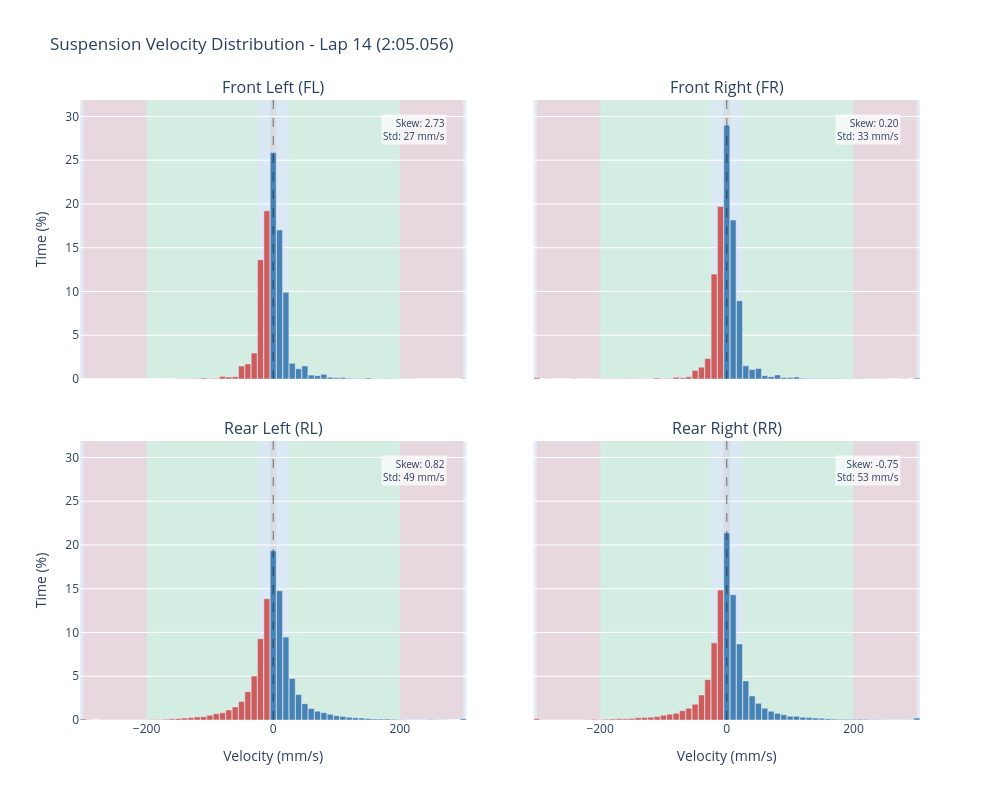

This figure's notebook cell:
### Markdown cell above
## Velocity Histogram Visualization

This 4-quadrant plot shows the velocity distribution for each corner:
- **Blue bars**: Bump (compression) - positive velocity
- **Red bars**: Rebound (extension) - negative velocity
- **Background shading**: Velocity range zones

### Code cell
# Plot velocity histograms
fig = plot_suspension_velocity_histogram(
    result,
    title=f"Suspension Velocity Distribution - Lap {int(selected_lap['num'])} ({format_lap_time(selected_lap['lap_time'])})",
)
show_fig(fig)

### Figure 1 — Plotly figure (JSON) as saved in the notebook; plotly's stock layout.template omitted (floating-point values rounded to 4 significant figures)
{"data": [{"hovertemplate": "Velocity: %{x:.0f} mm/s<br>Time: %{y:.1f}%<extra></extra>", "marker": {"color": ["indianred", "indianred", "indianred", "indianred", "indianred", "indianred", "indianred", "indianred", "indianred", "indianred", "indianred", "indianred", "indianred", "indianred", "indianred", "indianred", "indianred", "indianred", "indianred", "indianred", "indianred", "indianred", "indianred", "indianred", "indianred", "indianred", "indianred", "indianred", "indianred", "indianred", "steelblue", "steelblue", "steelblue", "steelblue", "steelblue", "steelblue", "steelblue", "steelblue", "steelblue", "steelblue", "steelblue", "steelblue", "steelblue", "steelblue", "steelblue", "steelblue", "steelblue", "steelblue", "steelblue", "steelblue", "steelblue", "steelblue", "steelblue", "steelblue", "steelblue", "steelblue", "steelblue", "steelblue", "steelblue", "steelblue", "steelblue"]}, "name": "FL", "showlegend": false, "type": "bar", "x": [-300.0, -290.0, -280.0, -270.0, -260.0, -250.0, -240.0, -230.0, -220.0, -210.0, -200.0, -190.0, -180.0, -170.0, -160.0, -150.0, -140.0, -130.0, -120.0, -110.0, -100.0, -90.0, -80.0, -70.0, -60.0, -50.0, -40.0, -30.0, -20.0, -10.0, 0.0, 10.0, 20.0, 30.0, 40.0, 50.0, 60.0, 70.0, 80.0, 90.0, 100.0, 110.0, 120.0, 130.0, 140.0, 150.0, 160.0, 170.0, 180.0, 190.0, 200.0, 210.0, 220.0, 230.0, 240.0, 250.0, 260.0, 270.0, 280.0, 290.0, 300.0], "xaxis": "x", "y": [0.004798, 0.0, 0.003199, 0.003199, 0.006397, 0.003199, 0.004798, 0.004798, 0.0, 0.006397, 0.009596, 0.001599, 0.01119, 0.001599, 0.01279, 0.02399, 0.02239, 0.02559, 0.04478, 0.1008, 0.06557, 0.07996, 0.2783, 0.2255, 0.2687, 1.481, 1.727, 2.975, 13.63, 19.22, 25.87, 17.03, 9.927, 1.802, 1.171, 1.495, 0.4446, 0.3822, 0.5342, 0.2015, 0.1327, 0.1631, 0.08476, 0.06397, 0.05917, 0.104, 0.03039, 0.03358, 0.05757, 0.01919, 0.01759, 0.01599, 0.01439, 0.01119, 0.01119, 0.01279, 0.007996, 0.004798, 0.007996, 0.001599, 0.04958], "yaxis": "y"}, {"hovertemplate": "Velocity: %{x:.0f} mm/s<br>Time: %{y:.1f}%<extra></extra>", "marker": {"color": ["indianred", "indianred", "indianred", "indianred", "indianred", "indianred", "indianred", "indianred", "indianred", "indianred", "indianred", "indianred", "indianred", "indianred", "indianred", "indianred", "indianred", "indianred", "indianred", "indianred", "indianred", "indianred", "indianred", "indianred", "indianred", "indianred", "indianred", "indianred", "indianred", "indianred", "steelblue", "steelblue", "steelblue", "steelblue", "steelblue", "steelblue", "steelblue", "steelblue", "steelblue", "steelblue", "steelblue", "steelblue", "steelblue", "steelblue", "steelblue", "steelblue", "steelblue", "steelblue", "steelblue", "steelblue", "steelblue", "steelblue", "steelblue", "steelblue", "steelblue", "steelblue", "steelblue", "steelblue", "steelblue", "steelblue", "steelblue"]}, "name": "FR", "showlegend": false, "type": "bar", "x": [-300.0, -290.0, -280.0, -270.0, -260.0, -250.0, -240.0, -230.0, -220.0, -210.0, -200.0, -190.0, -180.0, -170.0, -160.0, -150.0, -140.0, -130.0, -120.0, -110.0, -100.0, -90.0, -80.0, -70.0, -60.0, -50.0, -40.0, -30.0, -20.0, -10.0, 0.0, 10.0, 20.0, 30.0, 40.0, 50.0, 60.0, 70.0, 80.0, 90.0, 100.0, 110.0, 120.0, 130.0, 140.0, 150.0, 160.0, 170.0, 180.0, 190.0, 200.0, 210.0, 220.0, 230.0, 240.0, 250.0, 260.0, 270.0, 280.0, 290.0, 300.0], "xaxis": "x2", "y": [0.1327, 0.01279, 0.02239, 0.003199, 0.007996, 0.003199, 0.02559, 0.009596, 0.006397, 0.03358, 0.02239, 0.01919, 0.03678, 0.01599, 0.01599, 0.04318, 0.02719, 0.03838, 0.03358, 0.1215, 0.06557, 0.06077, 0.2015, 0.1407, 0.2479, 0.9772, 1.356, 2.337, 11.99, 19.72, 28.98, 18.18, 8.943, 1.51, 1.081, 1.193, 0.3806, 0.2703, 0.4622, 0.1807, 0.1615, 0.2335, 0.08156, 0.06557, 0.05118, 0.06557, 0.04478, 0.04318, 0.06557, 0.02239, 0.01439, 0.04318, 0.03039, 0.01439, 0.01439, 0.01439, 0.004798, 0.01119, 0.01439, 0.004798, 0.1008], "yaxis": "y2"}, {"hovertemplate": "Velocity: %{x:.0f} mm/s<br>Time: %{y:.1f}%<extra></extra>", "marker": {"color": ["indianred", "indianred", "indianred", "indianred", "indianred", "indianred", "indianred", "indianred", "indianred", "indianred", "indianred", "indianred", "indianred", "indianred", "indianred", "indianred", "indianred", "indianred", "indianred", "indianred", "indianred", "indianred", "indianred", "indianred", "indianred", "indianred", "indianred", "indianred", "indianred", "indianred", "steelblue", "steelblue", "steelblue", "steelblue", "steelblue", "steelblue", "steelblue", "steelblue", "steelblue", "steelblue", "steelblue", "steelblue", "steelblue", "steelblue", "steelblue", "steelblue", "steelblue", "steelblue", "steelblue", "steelblue", "steelblue", "steelblue", "steelblue", "steelblue", "steelblue", "steelblue", "steelblue", "steelblue", "steelblue", "steelblue", "steelblue"]}, "name": "RL", "showlegend": false, "type": "bar", "x": [-300.0, -290.0, -280.0, -270.0, -260.0, -250.0, -240.0, -230.0, -220.0, -210.0, -200.0, -190.0, -180.0, -170.0, -160.0, -150.0, -140.0, -130.0, -120.0, -110.0, -100.0, -90.0, -80.0, -70.0, -60.0, -50.0, -40.0, -30.0, -20.0, -10.0, 0.0, 10.0, 20.0, 30.0, 40.0, 50.0, 60.0, 70.0, 80.0, 90.0, 100.0, 110.0, 120.0, 130.0, 140.0, 150.0, 160.0, 170.0, 180.0, 190.0, 200.0, 210.0, 220.0, 230.0, 240.0, 250.0, 260.0, 270.0, 280.0, 290.0, 300.0], "xaxis": "x3", "y": [0.1231, 0.01759, 0.01119, 0.02879, 0.01599, 0.03039, 0.02399, 0.02879, 0.03039, 0.03039, 0.03678, 0.04318, 0.04318, 0.09276, 0.1359, 0.1727, 0.2207, 0.2687, 0.347, 0.3822, 0.5502, 0.7165, 0.8252, 1.15, 1.489, 2.103, 3.232, 5.017, 9.295, 13.86, 19.34, 14.77, 9.473, 4.753, 2.901, 1.863, 1.313, 1.008, 0.8364, 0.6685, 0.4798, 0.4126, 0.3103, 0.2607, 0.2207, 0.1711, 0.1231, 0.1135, 0.1072, 0.08156, 0.04638, 0.03199, 0.03998, 0.03998, 0.03199, 0.04318, 0.03039, 0.03039, 0.01279, 0.01279, 0.1535], "yaxis": "y3"}, {"hovertemplate": "Velocity: %{x:.0f} mm/s<br>Time: %{y:.1f}%<extra></extra>", "marker": {"color": ["indianred", "indianred", "indianred", "indianred", "indianred", "indianred", "indianred", "indianred", "indianred", "indianred", "indianred", "indianred", "indianred", "indianred", "indianred", "indianred", "indianred", "indianred", "indianred", "indianred", "indianred", "indianred", "indianred", "indianred", "indianred", "indianred", "indianred", "indianred", "indianred", "indianred", "steelblue", "steelblue", "steelblue", "steelblue", "steelblue", "steelblue", "steelblue", "steelblue", "steelblue", "steelblue", "steelblue", "steelblue", "steelblue", "steelblue", "steelblue", "steelblue", "steelblue", "steelblue", "steelblue", "steelblue", "steelblue", "steelblue", "steelblue", "steelblue", "steelblue", "steelblue", "steelblue", "steelblue", "steelblue", "steelblue", "steelblue"]}, "name": "RR", "showlegend": false, "type": "bar", "x": [-300.0, -290.0, -280.0, -270.0, -260.0, -250.0, -240.0, -230.0, -220.0, -210.0, -200.0, -190.0, -180.0, -170.0, -160.0, -150.0, -140.0, -130.0, -120.0, -110.0, -100.0, -90.0, -80.0, -70.0, -60.0, -50.0, -40.0, -30.0, -20.0, -10.0, 0.0, 10.0, 20.0, 30.0, 40.0, 50.0, 60.0, 70.0, 80.0, 90.0, 100.0, 110.0, 120.0, 130.0, 140.0, 150.0, 160.0, 170.0, 180.0, 190.0, 200.0, 210.0, 220.0, 230.0, 240.0, 250.0, 260.0, 270.0, 280.0, 290.0, 300.0], "xaxis": "x4", "y": [0.1471, 0.02079, 0.02079, 0.01599, 0.01439, 0.02399, 0.02399, 0.04158, 0.05438, 0.08156, 0.06557, 0.09116, 0.1199, 0.1487, 0.1407, 0.1647, 0.2575, 0.2767, 0.3263, 0.387, 0.5518, 0.6653, 0.7677, 1.056, 1.343, 1.812, 2.86, 4.612, 8.814, 14.86, 21.39, 14.31, 8.689, 4.47, 2.748, 1.906, 1.347, 0.9964, 0.7613, 0.6109, 0.4382, 0.4254, 0.3199, 0.2799, 0.2143, 0.2015, 0.1567, 0.1008, 0.08796, 0.07197, 0.07836, 0.09276, 0.07517, 0.06237, 0.04478, 0.03838, 0.02719, 0.02719, 0.03199, 0.02559, 0.2159], "yaxis": "y4"}], "layout": {"annotations": [{"font": {"size": 16}, "showarrow": false, "text": "Front Left (FL)", "x": 0.23, "xanchor": "center", "xref": "paper", "y": 1.0, "yanchor": "bottom", "yref": "paper"}, {"font": {"size": 16}, "showarrow": false, "text": "Front Right (FR)", "x": 0.77, "xanchor": "center", "xref": "paper", "y": 1.0, "yanchor": "bottom", "yref": "paper"}, {"font": {"size": 16}, "showarrow": false, "text": "Rear Left (RL)", "x": 0.23, "xanchor": "center", "xref": "paper", "y": 0.45, "yanchor": "bottom", "yref": "paper"}, {"font": {"size": 16}, "showarrow": false, "text": "Rear Right (RR)", "x": 0.77, "xanchor": "center", "xref": "paper", "y": 0.45, "yanchor": "bottom", "yref": "paper"}, {"align": "right", "bgcolor": "rgba(255,255,255,0.7)", "font": {"size": 10}, "showarrow": false, "text": "Skew: 2.73<br>Std: 27 mm/s", "x": 0.95, "xref": "x domain", "y": 0.95, "yref": "y domain"}, {"align": "right", "bgcolor": "rgba(255,255,255,0.7)", "font": {"size": 10}, "showarrow": false, "text": "Skew: 0.20<br>Std: 33 mm/s", "x": 0.95, "xref": "x2 domain", "y": 0.95, "yref": "y2 domain"}, {"align": "right", "bgcolor": "rgba(255,255,255,0.7)", "font": {"size": 10}, "showarrow": false, "text": "Skew: 0.82<br>Std: 49 mm/s", "x": 0.95, "xref": "x3 domain", "y": 0.95, "yref": "y3 domain"}, {"align": "right", "bgcolor": "rgba(255,255,255,0.7)", "font": {"size": 10}, "showarrow": false, "text": "Skew: -0.75<br>Std: 53 mm/s", "x": 0.95, "xref": "x4 domain", "y": 0.95, "yref": "y4 domain"}], "bargap": 0.05, "height": 800, "shapes": [{"fillcolor": "gray", "layer": "below", "line": {"width": 0}, "opacity": 0.15, "type": "rect", "x0": -5.0, "x1": 5.0, "xref": "x", "y0": 0, "y1": 1, "yref": "y domain"}, {"fillcolor": "lightblue", "layer": "below", "line": {"width": 0}, "opacity": 0.2, "type": "rect", "x0": 5.0, "x1": 25.0, "xref": "x", "y0": 0, "y1": 1, "yref": "y domain"}, {"fillcolor": "lightblue", "layer": "below", "line": {"width": 0}, "opacity": 0.2, "type": "rect", "x0": -25.0, "x1": -5.0, "xref": "x", "y0": 0, "y1": 1, "yref": "y domain"}, {"fillcolor": "lightgreen", "layer": "below", "line": {"width": 0}, "opacity": 0.2, "type": "rect", "x0": 25.0, "x1": 200.0, "xref": "x", "y0": 0, "y1": 1, "yref": "y domain"}, {"fillcolor": "lightgreen", "layer": "below", "line": {"width": 0}, "opacity": 0.2, "type": "rect", "x0": -200.0, "x1": -25.0, "xref": "x", "y0": 0, "y1": 1, "yref": "y domain"}, {"fillcolor": "lightcoral", "layer": "below", "line": {"width": 0}, "opacity": 0.2, "type": "rect", "x0": 200.0, "x1": 300, "xref": "x", "y0": 0, "y1": 1, "yref": "y domain"}, {"fillcolor": "lightcoral", "layer": "below", "line": {"width": 0}, "opacity": 0.2, "type": "rect", "x0": -300, "x1": -200.0, "xref": "x", "y0": 0, "y1": 1, "yref": "y domain"}, {"line": {"color": "black", "dash": "dash", "width": 1}, "opacity": 0.5, "type": "line", "x0": 0, "x1": 0, "xref": "x", "y0": 0, "y1": 1, "yref": "y domain"}, {"fillcolor": "gray", "layer": "below", "line": {"width": 0}, "opacity": 0.15, "type": "rect", "x0": -5.0, "x1": 5.0, "xref": "x2", "y0": 0, "y1": 1, "yref": "y2 domain"}, {"fillcolor": "lightblue", "layer": "below", "line": {"width": 0}, "opacity": 0.2, "type": "rect", "x0": 5.0, "x1": 25.0, "xref": "x2", "y0": 0, "y1": 1, "yref": "y2 domain"}, {"fillcolor": "lightblue", "layer": "below", "line": {"width": 0}, "opacity": 0.2, "type": "rect", "x0": -25.0, "x1": -5.0, "xref": "x2", "y0": 0, "y1": 1, "yref": "y2 domain"}, {"fillcolor": "lightgreen", "layer": "below", "line": {"width": 0}, "opacity": 0.2, "type": "rect", "x0": 25.0, "x1": 200.0, "xref": "x2", "y0": 0, "y1": 1, "yref": "y2 domain"}, {"fillcolor": "lightgreen", "layer": "below", "line": {"width": 0}, "opacity": 0.2, "type": "rect", "x0": -200.0, "x1": -25.0, "xref": "x2", "y0": 0, "y1": 1, "yref": "y2 domain"}, {"fillcolor": "lightcoral", "layer": "below", "line": {"width": 0}, "opacity": 0.2, "type": "rect", "x0": 200.0, "x1": 300, "xref": "x2", "y0": 0, "y1": 1, "yref": "y2 domain"}, {"fillcolor": "lightcoral", "layer": "below", "line": {"width": 0}, "opacity": 0.2, "type": "rect", "x0": -300, "x1": -200.0, "xref": "x2", "y0": 0, "y1": 1, "yref": "y2 domain"}, {"line": {"color": "black", "dash": "dash", "width": 1}, "opacity": 0.5, "type": "line", "x0": 0, "x1": 0, "xref": "x2", "y0": 0, "y1": 1, "yref": "y2 domain"}, {"fillcolor": "gray", "layer": "below", "line": {"width": 0}, "opacity": 0.15, "type": "rect", "x0": -5.0, "x1": 5.0, "xref": "x3", "y0": 0, "y1": 1, "yref": "y3 domain"}, {"fillcolor": "lightblue", "layer": "below", "line": {"width": 0}, "opacity": 0.2, "type": "rect", "x0": 5.0, "x1": 25.0, "xref": "x3", "y0": 0, "y1": 1, "yref": "y3 domain"}, {"fillcolor": "lightblue", "layer": "below", "line": {"width": 0}, "opacity": 0.2, "type": "rect", "x0": -25.0, "x1": -5.0, "xref": "x3", "y0": 0, "y1": 1, "yref": "y3 domain"}, {"fillcolor": "lightgreen", "layer": "below", "line": {"width": 0}, "opacity": 0.2, "type": "rect", "x0": 25.0, "x1": 200.0, "xref": "x3", "y0": 0, "y1": 1, "yref": "y3 domain"}, {"fillcolor": "lightgreen", "layer": "below", "line": {"width": 0}, "opacity": 0.2, "type": "rect", "x0": -200.0, "x1": -25.0, "xref": "x3", "y0": 0, "y1": 1, "yref": "y3 domain"}, {"fillcolor": "lightcoral", "layer": "below", "line": {"width": 0}, "opacity": 0.2, "type": "rect", "x0": 200.0, "x1": 300, "xref": "x3", "y0": 0, "y1": 1, "yref": "y3 domain"}, {"fillcolor": "lightcoral", "layer": "below", "line": {"width": 0}, "opacity": 0.2, "type": "rect", "x0": -300, "x1": -200.0, "xref": "x3", "y0": 0, "y1": 1, "yref": "y3 domain"}, {"line": {"color": "black", "dash": "dash", "width": 1}, "opacity": 0.5, "type": "line", "x0": 0, "x1": 0, "xref": "x3", "y0": 0, "y1": 1, "yref": "y3 domain"}, {"fillcolor": "gray", "layer": "below", "line": {"width": 0}, "opacity": 0.15, "type": "rect", "x0": -5.0, "x1": 5.0, "xref": "x4", "y0": 0, "y1": 1, "yref": "y4 domain"}, {"fillcolor": "lightblue", "layer": "below", "line": {"width": 0}, "opacity": 0.2, "type": "rect", "x0": 5.0, "x1": 25.0, "xref": "x4", "y0": 0, "y1": 1, "yref": "y4 domain"}, {"fillcolor": "lightblue", "layer": "below", "line": {"width": 0}, "opacity": 0.2, "type": "rect", "x0": -25.0, "x1": -5.0, "xref": "x4", "y0": 0, "y1": 1, "yref": "y4 domain"}, {"fillcolor": "lightgreen", "layer": "below", "line": {"width": 0}, "opacity": 0.2, "type": "rect", "x0": 25.0, "x1": 200.0, "xref": "x4", "y0": 0, "y1": 1, "yref": "y4 domain"}, {"fillcolor": "lightgreen", "layer": "below", "line": {"width": 0}, "opacity": 0.2, "type": "rect", "x0": -200.0, "x1": -25.0, "xref": "x4", "y0": 0, "y1": 1, "yref": "y4 domain"}, {"fillcolor": "lightcoral", "layer": "below", "line": {"width": 0}, "opacity": 0.2, "type": "rect", "x0": 200.0, "x1": 300, "xref": "x4", "y0": 0, "y1": 1, "yref": "y4 domain"}, {"fillcolor": "lightcoral", "layer": "below", "line": {"width": 0}, "opacity": 0.2, "type": "rect", "x0": -300, "x1": -200.0, "xref": "x4", "y0": 0, "y1": 1, "yref": "y4 domain"}, {"line": {"color": "black", "dash": "dash", "width": 1}, "opacity": 0.5, "type": "line", "x0": 0, "x1": 0, "xref": "x4", "y0": 0, "y1": 1, "yref": "y4 domain"}], "title": {"text": "Suspension Velocity Distribution - Lap 14 (2:05.056)"}, "width": 1000, "xaxis": {"anchor": "y", "domain": [0.0, 0.46], "matches": "x3", "showticklabels": false}, "xaxis2": {"anchor": "y2", "domain": [0.54, 1.0], "matches": "x4", "showticklabels": false}, "xaxis3": {"anchor": "y3", "domain": [0.0, 0.46], "title": {"text": "Velocity (mm/s)"}}, "xaxis4": {"anchor": "y4", "domain": [0.54, 1.0], "title": {"text": "Velocity (mm/s)"}}, "yaxis": {"anchor": "x", "domain": [0.55, 1.0], "range": [0, 31.88], "title": {"text": "Time (%)"}}, "yaxis2": {"anchor": "x2", "domain": [0.55, 1.0], "matches": "y", "range": [0, 31.88], "showticklabels": false}, "yaxis3": {"anchor": "x3", "domain": [0.0, 0.45], "range": [0, 31.88], "title": {"text": "Time (%)"}}, "yaxis4": {"anchor": "x4", "domain": [0.0, 0.45], "matches": "y3", "range": [0, 31.88], "showticklabels": false}}}
